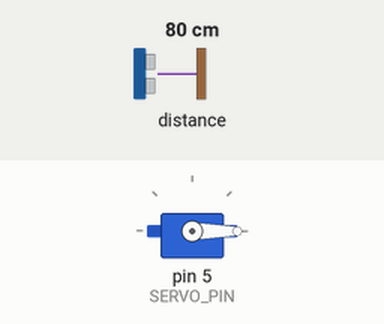
Simulated run of this sketch. Board: Arduino Uno, built with avr-gcc and run on an emulated ATmega328P. Shown: servo. The inputs (shaded band) are chosen by the test bench; at power-on: distance to the obstacle 80 cm. What the sketch prints to the serial monitor is not drawn.

Above: at 0.1 s.
Timing chart, 0 to 40.0 s (numbered marks = the images above):
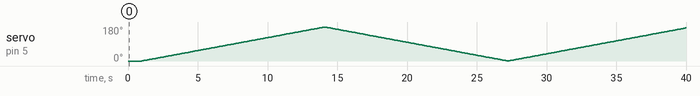

The sketch:

Radar_scan.ino
```cpp
#include <Wire.h>
#include <Servo.h>
#include "Adafruit_VL53L1X.h"

// -- Pin Definitions --
#define IRQ_PIN 2
#define XSHUT_PIN 3
#define SERVO_PIN 5

// -- Servo Pulse Width Constants --
const int MIN_PULSE = 500;  // Pulse width for 0 degrees
const int MAX_PULSE = 2500; // Pulse width for 270 degrees

// -- Object Declarations --
Adafruit_VL53L1X vl53 = Adafruit_VL53L1X(XSHUT_PIN, IRQ_PIN);
Servo myServo;

int servoAngle = 0;
int scanDirection = 1;

void setup() {
  Serial.begin(115200);
  Wire.begin();

  // Initialize Sensor
  if (!vl53.begin(0x29, &Wire) || !vl53.startRanging()) {
    while (1) delay(10); // Halt on error
  }
  vl53.setTimingBudget(33);

  // Initialize Servo
  myServo.attach(SERVO_PIN, MIN_PULSE, MAX_PULSE);
  myServo.writeMicroseconds(MIN_PULSE);
  delay(1000);
}

void loop() {
  // Move the servo one step
  servoAngle += scanDirection;
  int pulseWidth = map(servoAngle, 0, 270, MIN_PULSE, MAX_PULSE);
  myServo.writeMicroseconds(pulseWidth);

  // Reverse direction at the limits
  if (servoAngle >= 270 || servoAngle <= 0) {
    scanDirection *= -1;
  }

  // Take a reading and send it to the computer
  int16_t distance = -1;
  if (vl53.dataReady()) {
    distance = vl53.distance();
    vl53.clearInterrupt();
  }

  // Send data in "angle,distance" format for Processing to read
  Serial.println(String(servoAngle) + "," + String(distance));

  delay(15); // Controls the speed of the sweep
}
```
